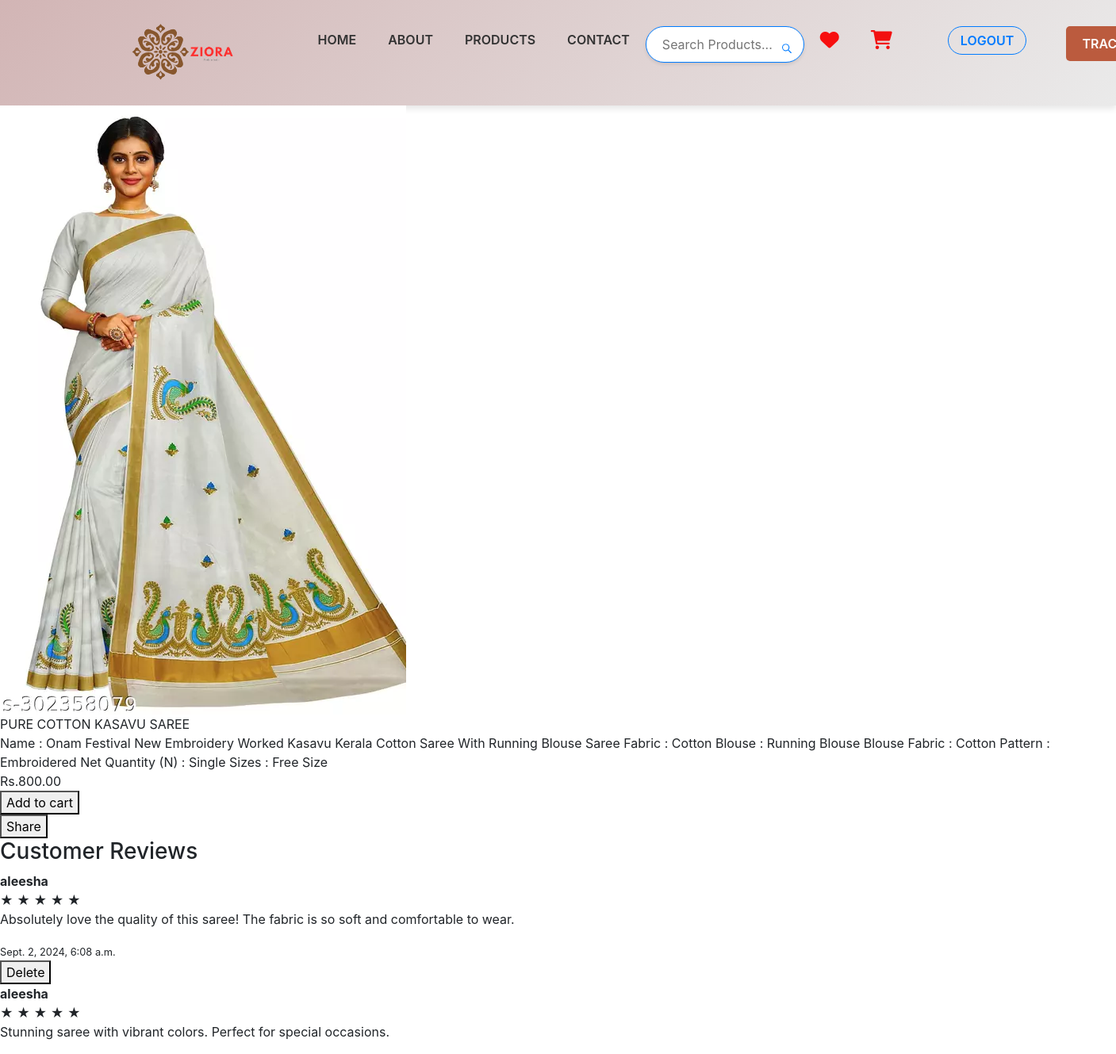
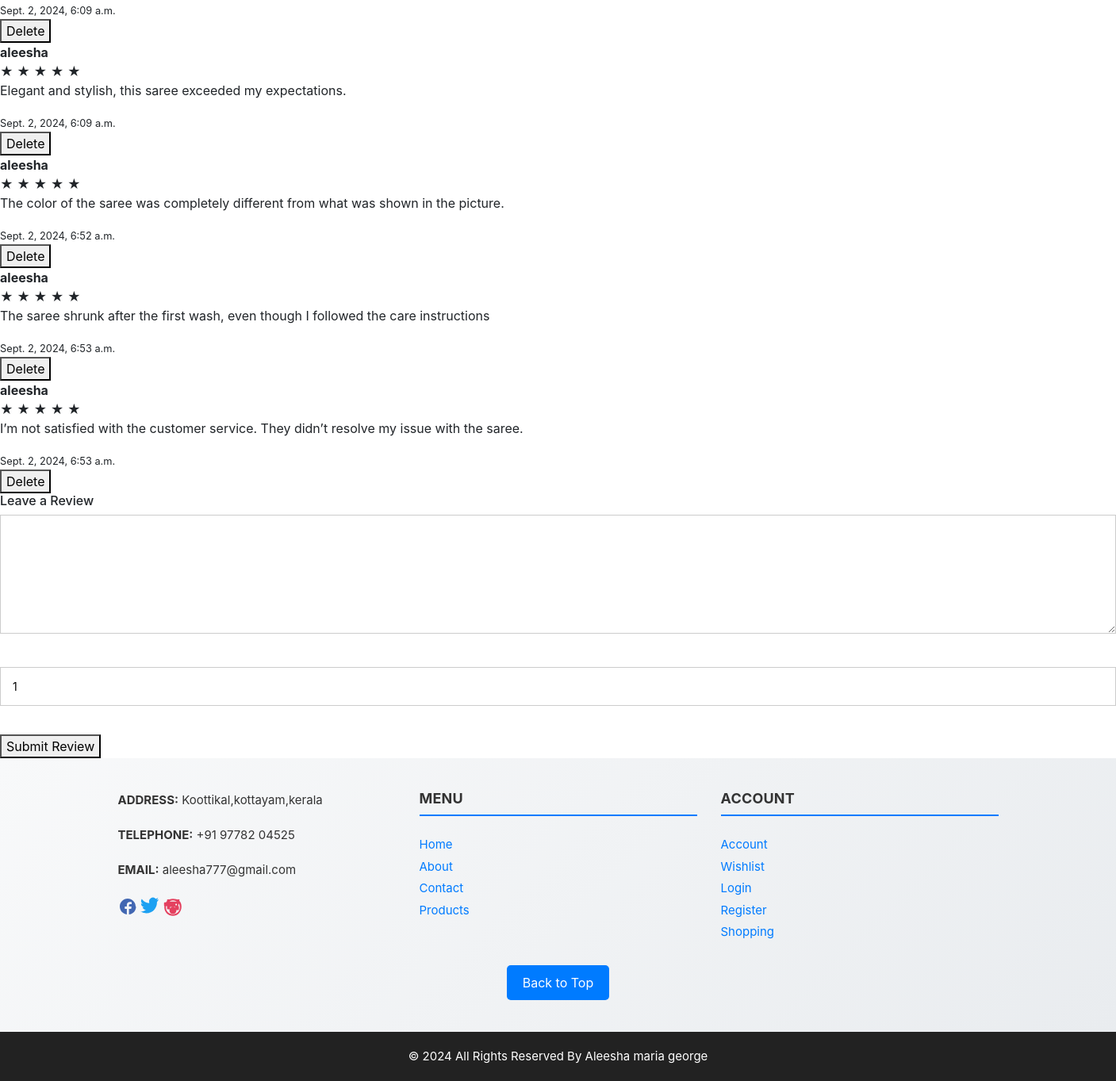
/product/10/ (signed in), run on the app's committed database (2 pictures, top to bottom).
### saree/models.py (models this page shows, shortened)
class Product(models.Model):
    name = models.CharField(max_length=255, unique=True)
    description = models.TextField()
    price = models.DecimalField(max_digits=10, decimal_places=2)
    image = models.ImageField(upload_to='productimages/')
    is_active = models.BooleanField(default=True)
    quantity = models.IntegerField(default=0)
    reorderlevel = models.IntegerField(default=0)
    category = models.CharField(max_length=100, default='Uncategorized')
    created_at = models.DateTimeField(auto_now_add=True)

class Review(models.Model):
    product = models.ForeignKey(Product, on_delete=models.CASCADE, related_name='reviews')
    user = models.ForeignKey(User, on_delete=models.CASCADE)
    comment = models.TextField()
    rating = models.IntegerField(
        default=1,
        validators=[MinValueValidator(1), MaxValueValidator(5)]  # Ensure rating is between 1 and 5
    )
    created_at = models.DateTimeField(default=timezone.now)
    sentiment = models.CharField(max_length=10, blank=True)  # New field for sentiment

### saree/views.py (the view)
# urls.py: path('product/<int:product_id>/', views.product_detail, name='product_detail'),
def product_detail(request, product_id):
    product = get_object_or_404(Product, id=product_id)
    reviews = product.reviews.all()
    if request.method == 'POST':
        if request.user.is_authenticated:
            form = ReviewForm(request.POST)
            if form.is_valid():
                review = form.save(commit=False)
                review.product = product
                review.user = request.user
                review.save()
                return redirect('product_detail', product_id=product_id)
        else:
            return redirect('login')  # Redirect to login if user is not authenticated
    else:
        form = ReviewForm()
    star_range = range(1, 6)
    context = {
        'product': product,
        'reviews': reviews,
        'form': form,
        'star_range': star_range
    }
    return render(request, 'product_detail.html', context)

### saree/templates/product_detail.html (shortened to what this page needs)
{% load static %}
<!DOCTYPE html>
<html>
   <head>
      <link rel="stylesheet" type="text/css" href="{% static 'css/bootstrap.css' %}" />
      <link href="{% static 'css/font-awesome.min.css' %}" rel="stylesheet" />
      <link href="{% static 'css/style.css' %}" rel="stylesheet" />
      <link href="{% static 'css/responsive.css' %}" rel="stylesheet" />
      <link href="https://stackpath.bootstrapcdn.com/bootstrap/4.5.2/css/bootstrap.min.css" rel="stylesheet">
      <link href="https://cdnjs.cloudflare.com/ajax/libs/font-awesome/6.0.0-beta3/css/all.min.css" rel="stylesheet">
   </head>
   <body>
      <div class="hero_area">
         <header class="header_section" style="background: linear-gradient(135deg, #d2b5b5 0%, #eaeaea 100%); padding: 15px 0; box-shadow: 0 4px 8px rgba(0, 0, 0, 0.1);">
            <div class="container">
                <nav class="navbar navbar-expand-lg custom_nav-container">
                    <a class="navbar-brand" href="{% url 'index' %}">
                        <img  width="200px" src="{% static 'images/logo1.png' %}" alt="Logo" style="max-height: 80px;padding-right: 70px;"/>
                    </a>
                    <div class="collapse navbar-collapse" id="navbarSupportedContent">
                        <ul class="navbar-nav ml-auto">
                            <li class="nav-item">
                                <a class="nav-link" href="{% url 'index' %}" style="font-weight: 600; color: #333; transition: color 0.3s; padding-left: 20px;">Home</a>
                            </li>
                            <li class="nav-item">
                                <a class="nav-link" href="{% url 'about' %}" style="font-weight: 600; color: #333; transition: color 0.3s;">About</a>
                            </li>
                            <li class="nav-item">
                                <a class="nav-link" href="{% url 'products' %}" style="font-weight: 600; color: #333; transition: color 0.3s;">Products</a>
                            </li>
                            <li class="nav-item">
                                <a class="nav-link" href="{% url 'contact' %}" style="font-weight: 600; color: #333; transition: color 0.3s;">Contact</a>
                            </li>
                            <li class="nav-item">
                                <form method="GET" action="{% url 'search' %}" style="position: relative; width: 200px;">
                                    <input type="text" name="query" placeholder="Search products..."
                                        style="width: 100%; padding: 12px 30px 12px 20px; border-radius: 25px; border: 1px solid #c8b1b1; outline: none; box-shadow: 0 2px 4px rgba(0, 0, 0, 0.1); font-size: 16px; transition: box-shadow 0.3s ease-in-out, border-color 0.3s ease; border-color: #007bff;"
                                        onfocus="this.style.boxShadow='0 4px 8px rgba(0, 0, 0, 0.2)'; this.style.borderColor='#0056b3';"
                                        onblur="this.style.boxShadow='0 2px 4px rgba(0, 0, 0, 0.1)'; this.style.borderColor='#ddd';"/>
                                    <button type="submit"
                                        style="position: absolute; right: 10px; top: 50%; transform: translateY(-50%); background: none; border: none; padding: 0; cursor: pointer; transition: opacity 0.3s ease;">
                                    </button>
                                </form>
                            </li>
                            <li class="nav-item">
                                <a class="nav-link" href="{% url 'view_to_wishlist' %}" style="position: relative; color: #f70f0f;">
                                    <i class="fas fa-heart" style="font-size: 1.5em;"></i>
                                </a>
                            </li>
                            <li class="nav-item">
                                <a class="nav-link" href="{% url 'cart' %}" style="position: relative; color: #f21010;">
                                    <i class="fas fa-shopping-cart" style="font-size: 1.5em; "></i>
                                </a>
                            </li>
                            {% if user.is_authenticated %}
                            <li class="nav-item" style="padding-left: 50px">
                                <a class="nav-link" href="{% url 'user_logout' %}" style="background: transparent; border: 1px solid #007bff; border-radius: 20px; padding: 5px 15px; color: #007bff; font-weight: 600; transition: background 0.3s, color 0.3s;">Logout</a>
                            </li>
                            <li class="nav-item">
                                <a class="nav-link" href="{% url 'order_list_and_detail' %}"
                                   style="font-weight: 600; color: white; background-color: #bb5b3e; padding: 10px 20px; border-radius: 5px; transition: background-color 0.3s ease, color 0.3s ease; text-align: center; display: inline-block; border: none; margin-left: 50px;">
                                   Track_Order
                                </a>
                            </li>
                            {% else %}
                            <li class="nav-item" style="padding-left: 50px">
                                <a class="nav-link" href="{% url 'user_login' %}" style="background: transparent; border: 1px solid #007bff; border-radius: 20px; padding: 5px 15px; color: #007bff; font-weight: 600; transition: background 0.3s, color 0.3s;">Login</a>
                            </li>
                            {% endif %}
                        </ul>
                    </div>
                </nav>
            </div>
        </header>
        <section>
    <div class="product-details">
        <div class="product-image">
            <a href="/product/{{ product.id }}">
                <img src="{{ product.image.url }}" alt="{{ product.name }}">
            </a>
        </div>
        <div class="product-info">
            <div class="title">{{ product.name }}</div>
            <div class="description">{{ product.description }}</div>
            <div class="price">Rs.{{ product.price }}</div>
            <div class="button-group">
                <form action="{% url 'add_to_cart' product.id %}" method="post" class="add-to-cart-form" {% if product.quantity == 0 %}style="pointer-events: none;"{% endif %}>
                    <button type="submit" class="add-to-cart" {% if product.quantity == 0 %}disabled{% endif %}>
                        {% if product.quantity == 0 %}Out of Stock{% else %}Add to cart{% endif %}
                    </button>
                </form>
                <button type="button" id="shareBtn" {% if product.quantity == 0 %}disabled{% endif %}>
                    Share
                </button>
            </div>
        </div>
    </div>
    <div class="review-section">
        <div class="reviews-container">
            <h3>Customer Reviews</h3>
            <div id="reviews">
                {% for review in reviews %}
                    <div class="review">
                        <div class="review-header">
                            <strong>{{ review.user.username }}</strong>
                            <div class="review-rating">
                                {% for i in star_range %}
                                    <span class="star {% if i <= review.rating %}filled{% endif %}">&#9733;</span>
                                {% endfor %}
                            </div>
                        </div>
                        <p class="review-comment">{{ review.comment }}</p>
                        <small class="review-date">{{ review.created_at }}</small>
                        {% if user == review.user %}
                            <form action="{% url 'delete_review' review.id %}" method="post" class="delete-review-form">
                                <button type="submit" class="delete-btn">Delete</button>
                            </form>
                        {% endif %}
                    </div>
                {% empty %}
                    <p>No reviews yet. Be the first to review!</p>
                {% endfor %}
            </div>
            <h6>Leave a Review</h6>
            {% if user.is_authenticated %}
                <form method="post" class="review-form">
                    <div class="form-group">
                        {{ form.comment }}
                    </div>
                    <div class="form-group">
                        {{ form.rating }}
                    </div>
                    <button type="submit" class="submit-review">Submit Review</button>
                </form>
            {% else %}
                <p>You must be <a href="{% url 'user_login' %}">logged in</a> to leave a review.</p>
            {% endif %}
        </div>
    </div>
</section>
       <footer style="background: linear-gradient(135deg, #f8f9fa, #e9ecef); padding: 40px 0; color: #333;">
        <div class="container">
            <div class="row">
                <div class="col-md-4">
                    <div class="information_f">
                        <p><strong>ADDRESS:</strong> Koottikal,kottayam,kerala</p>
                        <p><strong>TELEPHONE:</strong> +91 97782 04525</p>
                        <p><strong>EMAIL:</strong> aleesha777@gmail.com</p>
                    </div>
                    <div class="social-icons" style="margin-top: 20px;">
                        <a href="#" class="social-icon" aria-label="Facebook">
                        </a>
                        <a href="#" class="social-icon" aria-label="Twitter">
                        </a>
                        <a href="#" class="social-icon" aria-label="Instagram">
                        </a>
                    </div>
                </div>
                <div class="col-md-8">
                    <div class="row">
                        <div class="col-md-6">
                            <div class="widget_menu">
                                <h3 style="border-bottom: 2px solid #007bff; padding-bottom: 10px; margin-bottom: 20px;">Menu</h3>
                                <ul style="list-style-type: none; padding: 0;">
                                    <li><a href="{% url 'index' %}" style="color: #007bff; text-decoration: none;">Home</a></li>
                                    <li><a href="{% url 'about' %}" style="color: #007bff; text-decoration: none;">About</a></li>
                                    <li><a href="{% url 'contact' %}" style="color: #007bff; text-decoration: none;">Contact</a></li>
                                    <li><a href="{% url 'products' %}" style="color: #007bff; text-decoration: none;">Products</a></li>
                                </ul>
                            </div>
                        </div>
                        <div class="col-md-6">
                            <div class="widget_menu">
                                <h3 style="border-bottom: 2px solid #007bff; padding-bottom: 10px; margin-bottom: 20px;">Account</h3>
                                <ul style="list-style-type: none; padding: 0;">
                                    <li><a href="{% url 'profile_update' %}" style="color: #007bff; text-decoration: none;">Account</a></li>
                                    <li><a href="{% url 'view_to_wishlist' %}" style="color: #007bff; text-decoration: none;">Wishlist</a></li>
                                    <li><a href="{% url 'user_login' %}" style="color: #007bff; text-decoration: none;">Login</a></li>
                                    <li><a href="{% url 'user_register' %}" style="color: #007bff; text-decoration: none;">Register</a></li>
                                    <li><a href="{% url 'products' %}" style="color: #007bff; text-decoration: none;">Shopping</a></li>
                                </ul>
                            </div>
                        </div>
                    </div>
                </div>
            </div>
            <div class="back-to-top" style="text-align: center; margin-top: 30px;">
                <a href="#" style="display: inline-block; padding: 10px 20px; background-color: #007bff; color: #fff; text-decoration: none; border-radius: 5px;">Back to Top</a>
            </div>
        </div>
    </footer>
          <div class="cpy_">
             <p>© 2024 All Rights Reserved By Aleesha maria george</a></p>
          </div>
       </body>
    </html>

### data on the page
Product: image (picture), name "PURE COTTON KASAVU SAREE", description "Name : Onam Festival New Embroidery Worked Kasavu Kerala Cotton Saree With Running Blouse Saree Fabric : Cotton Blouse : Running Blouse Blouse Fabric : Cotton Pattern : Embroidered Net Quantity (N) : Single Sizes : Free Size", price "800.00"
Review: user.username "aleesha", comment "Absolutely love the quality of this saree! The fabric is so soft and comfortable to wear.", created_at "Sept. 2, 2024, 6:08 a.m.", shows "Delete"
Review: user.username "aleesha", comment "Stunning saree with vibrant colors. Perfect for special occasions.", created_at "Sept. 2, 2024, 6:09 a.m.", shows "Delete"
Review: user.username "aleesha", comment "Elegant and stylish, this saree exceeded my expectations.", created_at "Sept. 2, 2024, 6:09 a.m.", shows "Delete"
Review: user.username "aleesha", comment "The color of the saree was completely different from what was shown in the picture.", created_at "Sept. 2, 2024, 6:52 a.m.", shows "Delete"
Review: user.username "aleesha", comment "The saree shrunk after the first wash, even though I followed the care instructions", created_at "Sept. 2, 2024, 6:53 a.m.", shows "Delete"
Review: user.username "aleesha", comment "I’m not satisfied with the customer service. They didn’t resolve my issue with the saree.", created_at "Sept. 2, 2024, 6:53 a.m.", shows "Delete"
